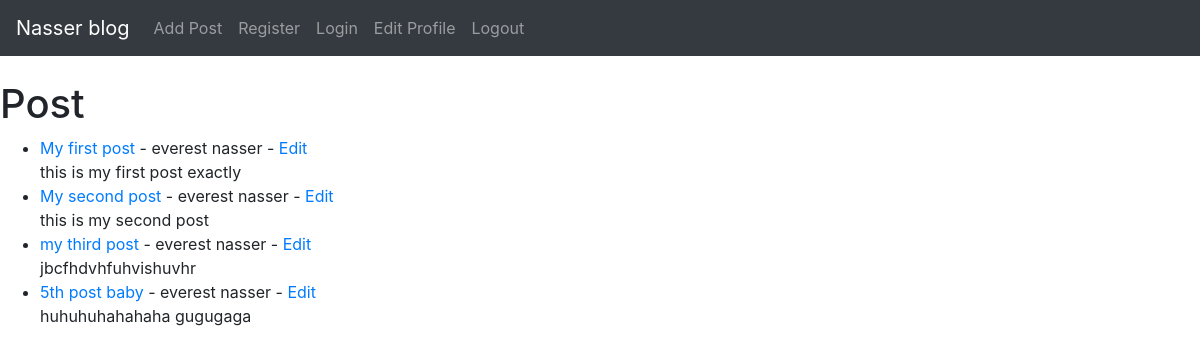
The page / on the database its author committed.
### theblog/models.py (models this page shows, shortened)
class Post(models.Model):
    title = models.CharField(max_length=255)
    title_tag = models.CharField(max_length=255, default="Nasser blog")
    author = models.ForeignKey(User,on_delete=models.CASCADE)
    body = RichTextField(blank=True, null=True)

### theblog/views.py (the view)
# urls.py: path('', HomeView.as_view(), name="home"),
class HomeView(ListView):
    model = Post
    template_name = 'home.html'

### theblog/templates/home.html
{% extends 'base.html' %}
{% block content %}
<h1>Post</h1>
<ul>
{% for post in object_list %}
   <li><a href="{% url 'article-detail' post.pk %}">{{ post.title }}</a>
        - {{ post.author.first_name  }}
       {{ post.author.last_name  }} - <a href="{% url 'update_post' post.pk %}">Edit</a> <br/>
       {{ post.body }}
   </li>
{% endfor%}
</ul>
{% endblock %}

### rows shown on the page
Post: title "My first post", author.first_name "everest", author.last_name "nasser", body "this is my first post exactly"
Post: title "My second post", author.first_name "everest", author.last_name "nasser", body "this is my second post"
Post: title "my third post", author.first_name "everest", author.last_name "nasser", body "jbcfhdvhfuhvishuvhr"
Post: title "5th post baby", author.first_name "everest", author.last_name "nasser", body "huhuhuhahahaha gugugaga"
